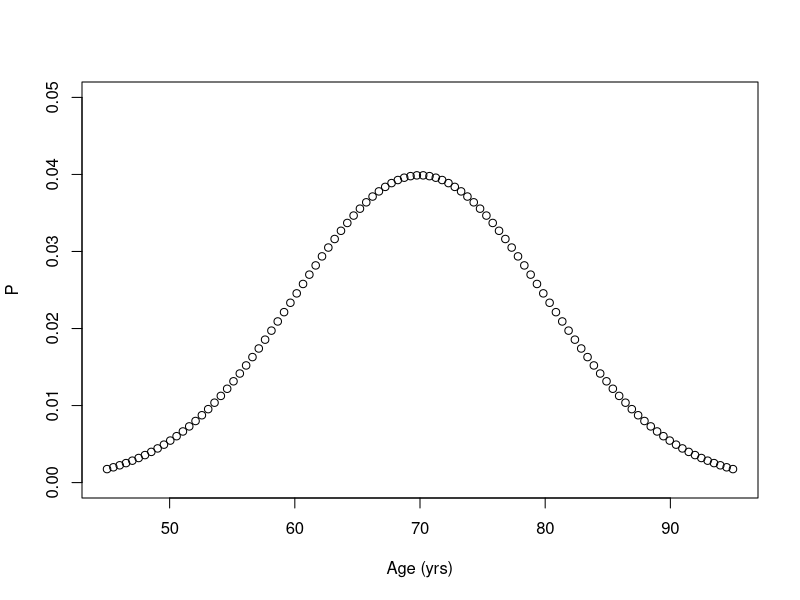
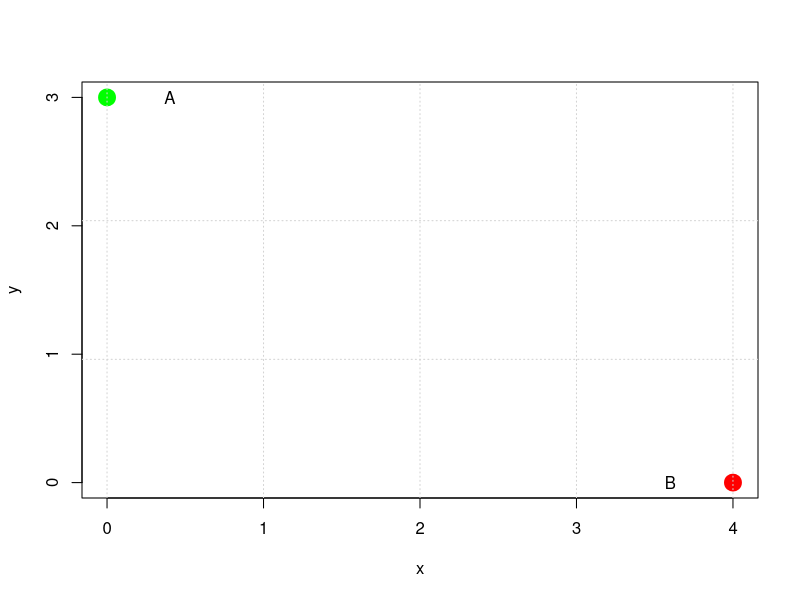

Here is the R script that generated these plots, in order:
## ---- chunk 1
db1<-c('e00001','e00002','e00020','e00030','e00100','e00444','e01009','e09000','e10000','e100001')
db2<-c('e00301','e00002','e00020','e00030','e00101','e00400','e01000','e09000','e10000','e100001','e20002','e30003')
# Please enter your codes below:

## ---- chunk 2
#please type your codes below:

## ---- chunk 3
# please enter your answer below:

## ---- chunk 4
sigma<-10
u<-70
x<-seq(45, 95, length.out = 100)
y<-`^`(2*pi*sigma**2,-0.5)*exp(-(x-u)**2/(2*sigma**2))
plot(x=x,y=y,ylim=c(0,0.05),xlab='Age (yrs)', ylab='P')
## ---- chunk 5
# please enter your answer below:

## ---- chunk 6
# please enter your answer below:

## ---- chunk 7
set.seed(5)
arr1<-rnorm(100)*pi+10
arr1
# please enter your codes below:

## ---- chunk 8
set.seed(5)
arr1<-rnorm(100)*pi+10
arr1
# please enter your codes below:
# do not use: max(x) or its equivalent

## ---- chunk 9
# please enter your codes below:
# do not use the built-in factorial(n) or its equivalent

## ---- chunk 10
# please enter your codes below:

## ---- chunk 11
x<-c(4,0)
y<-c(0,3)
plot(x,y,col=c('red','green'),lwd=10,yaxp  = c(0, 3, 3))
grid(nx=NULL,ny=3)
text(0.4,3, labels = 'A')
text(3.6,0,labels='B')
## ---- chunk 12
#please type your answers below:

